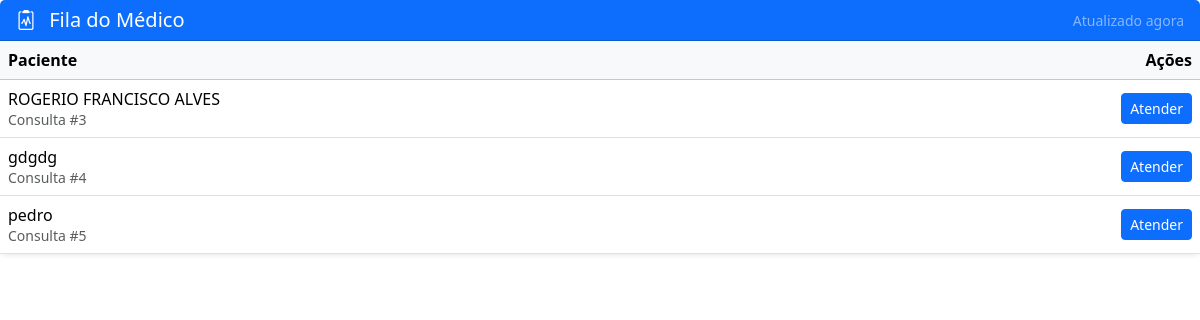
The page /consulta/fila-medico/ on the database as committed earlier.
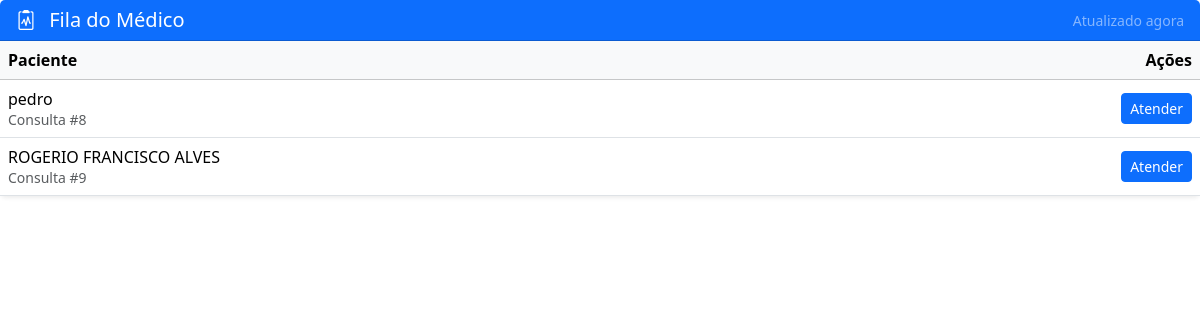
The same page on the database as committed later.
### consulta/models.py (models this page shows, shortened)
class Consulta(models.Model):
    paciente = models.ForeignKey(
        Paciente,
        on_delete=models.CASCADE
    )
    medico = models.ForeignKey(
        Medico,
        on_delete=models.CASCADE,
        null=True,
        blank=True
    )
    status = models.CharField(
        max_length=30,
        default='AGUARDANDO_TRIAGEM'
    )
    data = models.DateTimeField(auto_now_add=True)

### pacientes/models.py (models this page shows, shortened)
class Paciente(models.Model):
    nome = models.CharField(max_length=100)
    idade = models.IntegerField()
    cpf = models.CharField(max_length=14, unique=True)

### consulta/views.py (the view)
# urls.py: path('fila-medico/', views.fila_medico, name='fila_medico'),
def fila_medico(request):
    consultas = Consulta.objects.filter(status='AGUARDANDO_MEDICO')
    return render(request, 'consulta/fila_medico.html', {
        'consultas': consultas
    })

### consulta/templates/consulta/fila_medico.html (shortened to what this page needs)
<link href="https://cdn.jsdelivr.net/npm/bootstrap@5.3.2/dist/css/bootstrap.min.css" rel="stylesheet">
<link href="https://cdn.jsdelivr.net/npm/bootstrap-icons@1.11.1/font/bootstrap-icons.css" rel="stylesheet">
<div class="card shadow-sm border-0">
    <div class="card-header bg-primary text-white d-flex justify-content-between align-items-center">
        <h5 class="mb-0">
            <i class="bi bi-clipboard2-pulse me-2"></i>
            Fila do Médico
        </h5>
        <small id="status-atualizacao" class="text-white-50">
            Atualizado agora
        </small>
    </div>
    <div class="card-body p-0">
        <div class="table-responsive">
            <table class="table table-hover mb-0 align-middle">
                <thead class="table-light">
                    <tr>
                        <th>Paciente</th>
                        <th class="text-end">Ações</th>
                    </tr>
                </thead>
                <tbody id="fila-medico-body">
                    {% include 'consulta/fila_medico_partial.html' %}
                </tbody>
            </table>
        </div>
    </div>
</div>

### consulta/templates/consulta/fila_medico_partial.html
{% for consulta in consultas %}
<tr>
    <td>
        {{ consulta.paciente.nome }} <br>
        <small class="text-muted">
            Consulta #{{ consulta.id }}
        </small>
    </td>
    <td class="text-end">
        <a href="{% url 'atender_consulta' consulta.id %}"
           class="btn btn-sm btn-primary">
            Atender
        </a>
    </td>
</tr>
{% empty %}
<tr>
    <td colspan="2" class="text-center text-muted">
        Nenhum paciente aguardando médico
    </td>
</tr>
{% endfor %}

Rows that differ between the two databases and show on the page:
no longer on this page (row edited): Consulta: paciente.nome "ROGERIO FRANCISCO ALVES", id "3"
no longer on this page (row edited): Consulta: paciente.nome "gdgdg", id "4"
no longer on this page (row edited): Consulta: paciente.nome "pedro", id "5"
added Consulta: paciente.nome "pedro", id "8"
added Consulta: paciente.nome "ROGERIO FRANCISCO ALVES", id "9"
